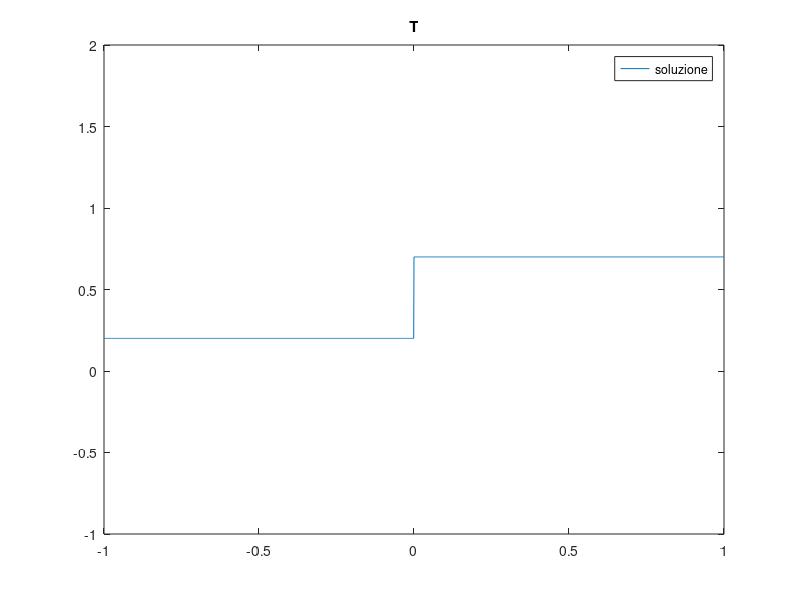

The MATLAB script that drew this image: (Note: this script raises an error after producing the figure.)
clc
clear 
close all

T = 1;
dx = 0.001;
x = -1:dx:1;
Nx = length(x);

uL = 0.2;
uR = 0.7;

u0 = @(x) uL*(x < 0) + uR*(x >= 0);
fb = @(u) 0.5*u.*u;

U = u0(x);
dt = dx/max(abs(uL),abs(uR));
Nt = floor(T/dt);
lambda = dt/dx;

I = 1:Nx;
L = I - 1;
R = I + 1;
L(1) = 1;
R(end) = Nx - 1;

n = 0;

p = plot(x,U);
xlim([-1,1]);
ylim([-1,2]);
title("T")
legend("soluzione")

%upwind
% while n < Nt
%     n = n+1;
%     U(I) = U(I) - lambda*( (fb(U(R)) - fb(U(I))).*(U(I) < 0 ) + (fb(U(I)) - fb(U(L))).*( U(I) > 0 ) );
%     p.YData = U;
%     drawnow;
% end

%lax f
% while n < Nt
%     n = n+1;
%     U(I) = 0.5*(U(R) + U(L)) - 0.5*lambda*(fb(U(R)) - fb(U(L)));
%     p.YData = U;
%     drawnow;
% end

%mac cormack
Us = zeros(1,Nx);
while n < Nt
    n = n+1;
    Us(I) = U(I) - lambda*(fb(U(R)) - fb(U(I)));
    U(I) = 0.5*(U(I) + Us(I)) - 0.5*lambda*(fb(Us(I)) - fb(Us(L)));
    p.YData = U;
    title("T=" + n*dt);
    drawnow;
end

%lax w
% Up = zeros(1,Nx);
% Um = zeros(1,Nx);
% while n < Nt
%     n = n+1;
%     Up(I) = 0.5*(U(R) + U(I)) - 0.5*lambda*(fb(U(R)) - fb(U(I)));
%     Um(I) = 0.5*(U(L) + U(I)) - 0.5*lambda*(fb(U(I)) - fb(U(L)));
%     U(I) = U(I) - lambda*(fb(Up(I)) - fb(Um(I)));
%     p.YData = U;
%     drawnow;
% end

%gudonov
% while n < Nt
%     n = n+1;
%     U(I) = U(I) - lambda*(F(U(I),U(R),fb) - F(U(L),U(I),fb));
%     p.YData = U;
%     drawnow;
% end
% 
% function flux = F(U1,U2,f)
%     flux = max(f(U1),f(U2)).*(U1 >= U2) + f(U2).*(U1 <= U2 & U2 < 0) + f(U1).*(U1 < U2 & U1 > 0);  
% end

